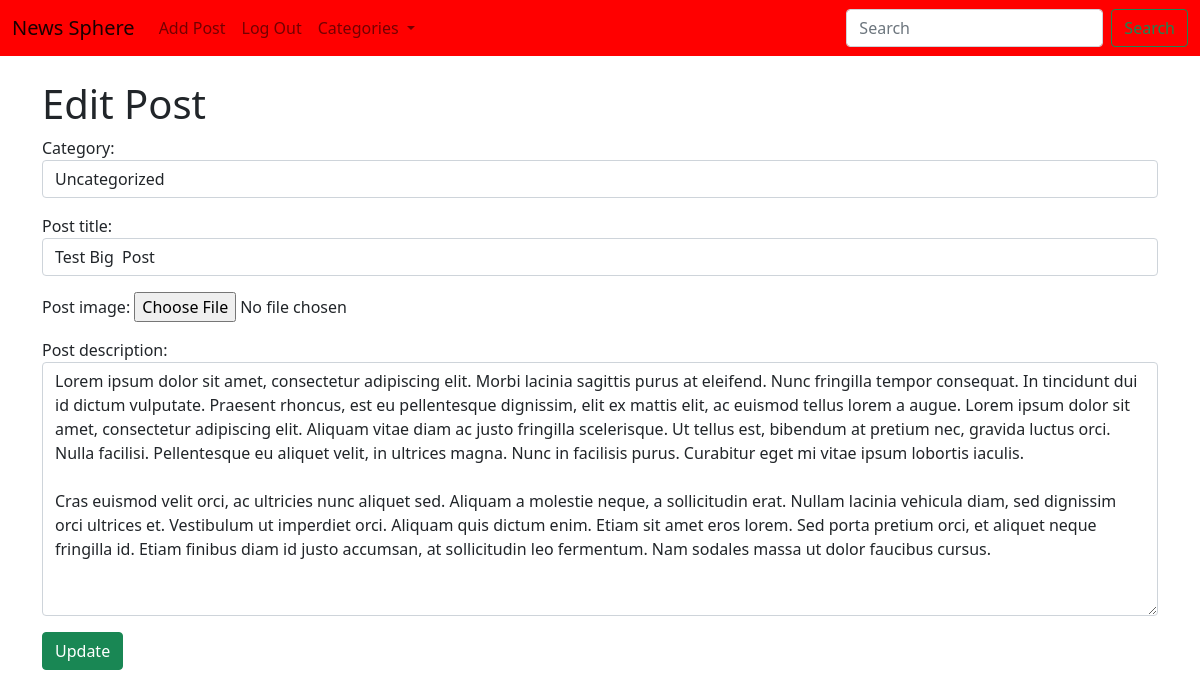
Screenshot of /posts/edit_post/7 (signed in) with the database file from the repository.
### posts/models.py (models this page shows, shortened)
class Post(models.Model):
    category = models.ForeignKey(Category, on_delete=models.CASCADE, default=1)
    user = models.ForeignKey(User, on_delete=models.CASCADE)
    post_title = models.CharField(max_length=50)
    post_image = models.ImageField(null=True, blank=True, upload_to='uploads/images')
    post_description = models.TextField(max_length=5000)
    pub_date = models.DateTimeField('date published', default=timezone.now)
    votes = models.ManyToManyField(User, related_name='news_posts')

### posts/views.py (the view)
# urls.py: path('edit_post/<int:pk>', views.EditPost.as_view(), name='edit_post'),
class EditPost(generic.UpdateView):
    model = Post
    form_class = PostForm
    template_name = 'posts/update_post.html'
    def get_context_data(self, **kwargs):
        cat_menu = Category.objects.all()
        context = super().get_context_data(**kwargs)
        context['cat_menu'] = cat_menu
        return context

### posts/forms.py
class PostForm(forms.ModelForm):
    class Meta:
        model = Post
        fields = ('user', 'category', 'post_title', 'post_image', 'post_description')
        widgets = {
            'user': forms.TextInput(attrs={'class': 'form-control', 'value':'', 'id':'author_input', 'type':'hidden'}),
            'category': forms.Select(attrs={'class': 'form-control'}),
            'post_title': forms.TextInput(attrs={'class': 'form-control'}),
            'post_description': forms.Textarea(attrs={'class': 'form-control'}),
        }

### posts/models.py (called while the page is built)
    def __str__(self):
        return self.name

### posts/templates/posts/update_post.html (shortened to what this page needs)
{% extends 'base.html' %}
{% block content %}
{% if user.is_authenticated and user.id == post.user.id %}
    <h1> Edit Post </h1>
    <div class="form-group">
        <form  method="post">
            {{ form.as_p }}
            <button class="btn btn-success"> Update </button>
        </form>
    </div>
{% else %}
Error: Invalid access :(
{% endif %}
{% endblock %}

### rows the page displays
Post: category "Uncategorized", post_title "Test Big Post", post_description "Lorem ipsum dolor sit amet, consectetur adipiscing elit. Morbi lacinia sagittis purus at eleifend. Nunc fringilla tempor consequat. In tincidunt dui id dictum vulputate. Praesent rhoncus, est eu pellentesque dignissim, elit ex mattis elit, ac euismod tellus lorem a augue. Lorem ipsum dolor sit amet, consectetur adipiscing elit. Aliquam vitae diam ac justo fringilla scelerisque. Ut tellus est, bibendum at pretium nec, gravida luctus orci. Nulla facilisi. Pellentesque eu aliquet velit, in ultrices magna. Nunc in facilisis purus. Curabitur eget mi vitae ipsum lobortis iaculis. Cras euismod velit orci, ac ultricies nunc aliquet sed. Aliquam a molestie neque, a sollicitudin erat. Nullam lacinia…"
